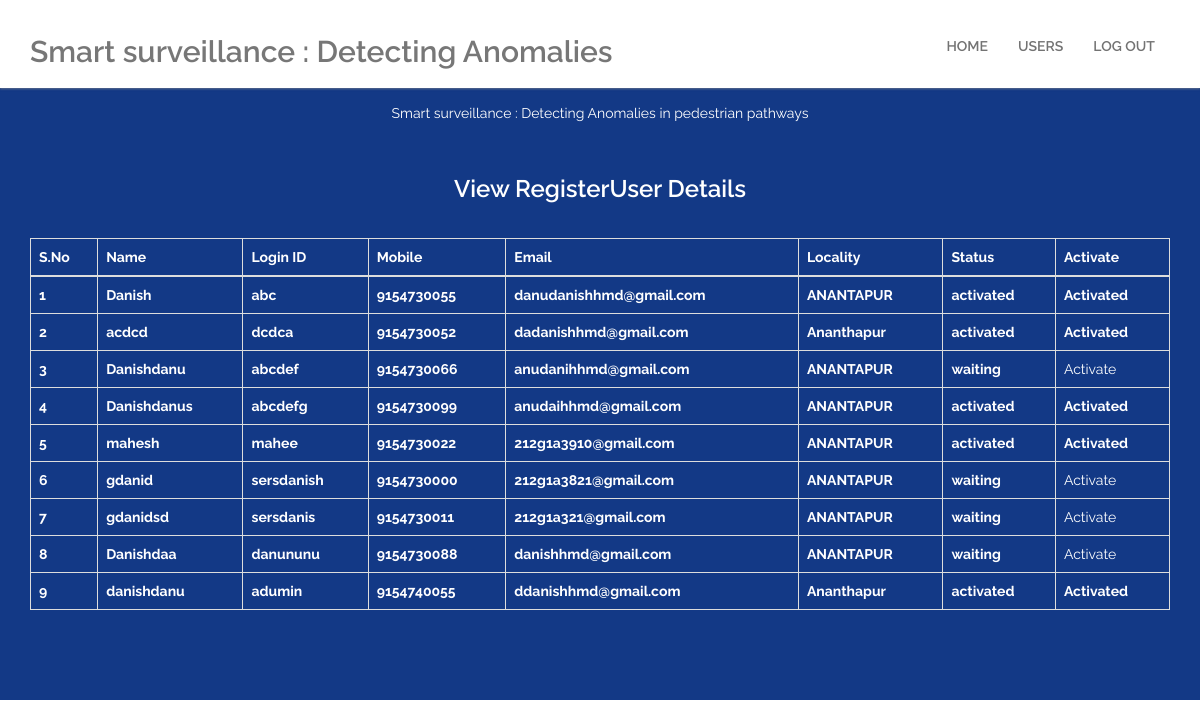
Screenshot of /AdminActivaUsers/?uid=4 with the database file from the repository.
### users/models.py (models this page shows, shortened)
class UserRegistrationModel(models.Model):
    name = models.CharField(max_length=100)
    loginid = models.CharField(unique=True, max_length=100)
    password = models.CharField(max_length=100)
    mobile = models.CharField(unique=True, max_length=100)
    email = models.CharField(unique=True, max_length=100)
    locality = models.CharField(max_length=100)
    address = models.CharField(max_length=1000)
    city = models.CharField(max_length=100)
    state = models.CharField(max_length=100)
    status = models.CharField(max_length=100)
    class Meta:
        db_table = 'UserRegistrations'

### admins/views.py (the view)
# urls.py: path("AdminActivaUsers/", admins.AdminActivaUsers, name="AdminActivaUsers"),
def AdminActivaUsers(request):
    if request.method == 'GET':
        id = request.GET.get('uid')
        status = 'activated'
        print("PID = ", id, status)
        UserRegistrationModel.objects.filter(id=id).update(status=status)
        data = UserRegistrationModel.objects.all()
        return render(request, 'admins/RegisteredUsers.html', {'data': data})

### assets/templates/admins/RegisteredUsers.html (shortened to what this page needs)
{%extends 'admins/admin_base.html'%}
{%block contents%}
    <section id="pricing">
        <div class="container">
            <div class="section-header">
                <p class="wow fadeInDown">Smart surveillance : Detecting Anomalies in pedestrian pathways</p>
            </div>
        <h3 align="center" style="color:white;">View RegisterUser Details</h3></p><br>
        <table class="table table-bordered bg-light text-dark">
            <thead>
            <tr style="color:White;font-weight:bold;">
                <th>S.No</th>
                <th>Name</th>
                <th>Login ID</th>
                <th>Mobile</th>
                <th>Email</th>
                <th>Locality</th>
                <th>Status</th>
                <th>Activate</th>
            </tr>
            </thead>
            <tbody>
            {% for i in data %}
            <tr style="color:White;font-weight:bold;">
                <td>{{forloop.counter}}</td>
                <td>{{i.name}}</td>
                <td>{{i.loginid}}</td>
                <td>{{i.mobile}}</td>
                <td>{{i.email}}</td>
                <td>{{i.locality}}</td>
                <td>{{i.status}}</td>
                {% if i.status == 'waiting' %}
                <td><a class="btn-link" href="/AdminActivaUsers/?uid={{ i.id }}"
                       style="color:WHITE">Activate</a></td>
                {% else %}
                <td> Activated</td>
                {% endif %}
            </tr>
            {% endfor %}
            </tbody>
        </table>
        </div>
    </section>
{%endblock%}

### assets/static/css/styles.css (style rules this page uses)
body { padding-top: 100px; background: #fff; font-family: 'Raleway', sans-serif; font-weight: 400; color: #282828; line-height: 26px; padding: 0; }
h1, h2, h3, h4, h5, h6 { font-weight: 600; font-family: 'Raleway', sans-serif; }
a { color: #45aed6; -webkit-transition: color 400ms, background-color 400ms; -moz-transition: color 400ms, background-color 400ms; -o-transition: color 400ms, background-color 400ms; transition: color 400ms, background-color 400ms; }
.section-header { margin-bottom: 50px; }
.section-header p { text-align:center; color: #000000; }
#pricing h2, #pricing p { color:#fff !important; }
#pricing { padding: 100px 0 70px; background: #133986; }

### rows the page displays
UserRegistrationModel: name "Danish", loginid "abc", mobile "9154730055", email "danudanishhmd@gmail.com", locality "ANANTAPUR", status "activated", shows "Activated"
UserRegistrationModel: name "acdcd", loginid "dcdca", mobile "9154730052", email "dadanishhmd@gmail.com", locality "Ananthapur", status "activated", shows "Activated"
UserRegistrationModel: name "Danishdanu", loginid "abcdef", mobile "9154730066", email "anudanihhmd@gmail.com", locality "ANANTAPUR", status "waiting"
UserRegistrationModel: name "Danishdanus", loginid "abcdefg", mobile "9154730099", email "anudaihhmd@gmail.com", locality "ANANTAPUR", status "activated", shows "Activated"
UserRegistrationModel: name "mahesh", loginid "mahee", mobile "9154730022", email "212g1a3910@gmail.com", locality "ANANTAPUR", status "activated", shows "Activated"
UserRegistrationModel: name "gdanid", loginid "sersdanish", mobile "9154730000", email "212g1a3821@gmail.com", locality "ANANTAPUR", status "waiting"
UserRegistrationModel: name "gdanidsd", loginid "sersdanis", mobile "9154730011", email "212g1a321@gmail.com", locality "ANANTAPUR", status "waiting"
UserRegistrationModel: name "Danishdaa", loginid "danununu", mobile "9154730088", email "danishhmd@gmail.com", locality "ANANTAPUR", status "waiting"
UserRegistrationModel: name "danishdanu", loginid "adumin", mobile "9154740055", email "ddanishhmd@gmail.com", locality "Ananthapur", status "activated", shows "Activated"
